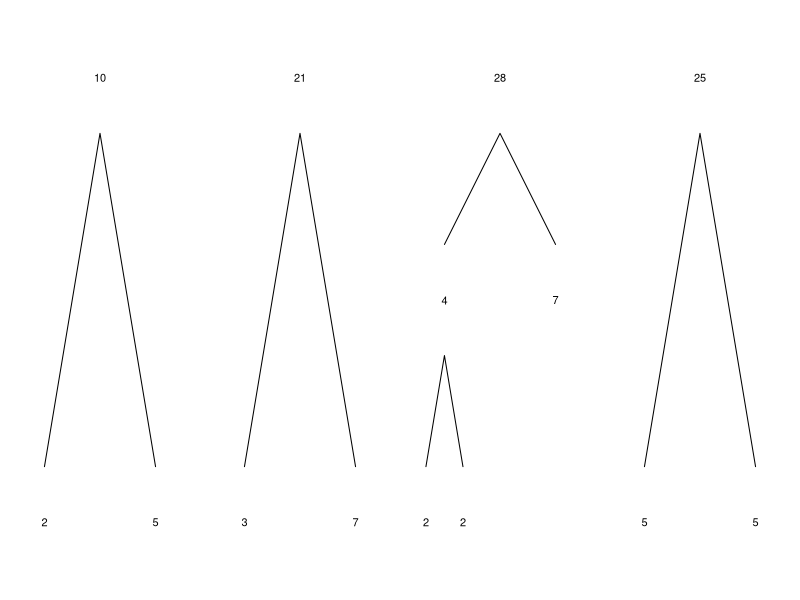

The R script that drew this image:
## ---- chunk 1
par(mar=c(0,0,0,0),mfrow=c(1,4))
plot(0,0,"n",xlim=c(0,1),ylim=c(0,1),axes=F,ann=F)
text(0.5,0.9,10)
text(0.2,0.1,2)
text(0.8,0.1,5)
lines(c(0.2,0.5,0.8),c(0.2,0.8,0.2))

plot(0,0,"n",xlim=c(0,1),ylim=c(0,1),axes=F,ann=F)
text(0.5,0.9,21)
text(0.2,0.1,3)
text(0.8,0.1,7)
lines(c(0.2,0.5,0.8),c(0.2,0.8,0.2))

plot(0,0,"n",xlim=c(0,1),ylim=c(0,1),axes=F,ann=F)
text(0.5,0.9,28)
text(0.2,0.5,4)
text(0.8,0.5,7)
text(0.1,0.1,2)
text(0.3,0.1,2)
lines(c(0.2,0.5,0.8),c(0.6,0.8,0.6))
lines(c(0.1,0.2,0.3),c(0.2,0.4,0.2))

plot(0,0,"n",xlim=c(0,1),ylim=c(0,1),axes=F,ann=F)
text(0.5,0.9,25)
text(0.2,0.1,5)
text(0.8,0.1,5)
lines(c(0.2,0.5,0.8),c(0.2,0.8,0.2))


# gettree = function(x){
#     facts = list()
#     for(i in 1:20){
#         if(x %/% 2 == 0){
#             facts[[i]] = c(2,round(x/2))
#             x = round(x/2)
#         } else if(x %/% 3 == 0) {
#             facts[[i]] = c(3,round(x/3))
#             x = round(x/3)
#         } else if(x %/% 5 == 0) {
#             facts[[i]] = c(5,round(x/5))
#             x = round(x/5)
#         } else if(x %/% 7 == 0) {
#             facts[[i]] = c(7,round(x/7))
#             x = round(x/7)
#         } else if(x %/% 11 == 0) {
#             facts[[i]] = c(11,round(x/11))
#             x = round(x/11)
#         } else if(x %/% 13 == 0) {
#             facts[[i]] = c(13,round(x/13))
#             x = round(x/13)
#         } else if(x %/% 17 == 0) {
#             facts[[i]] = c(17,round(x/17))
#             x = round(x/17)
#         } else {break}
#     }
#     return(facts)
# }
# plottree = function(x,facts){
#     par(mar=c(0,0,0,0))
#     plot(0,0,"n",xlim=c(0,1),ylim=c(0,1),axes=F,ann=F)
#     n = length(facts)
#     hsps = 3+n-1
#     vsps = n+1
#     hbs = seq(0,1,length.out=hsps+1)
#     vbs = seq(1,0,length.out=vsps+1)
#     hmids = (hbs[2:(hsps+1)]+hbs[1:hsps])/2
#     vmids = (vbs[2:(vsps+1)]+vbs[1:vsps])/2
# }

## ---- chunk 2
gcd2 <- function(a, b) {
  if (b == 0) a else Recall(b, a %% b)
}
gcd <- function(...) Reduce(gcd2, c(...))
primes = c(2,3,5,7,11,13)
ep = c(2,3,5)
while(T){
    na = sample(2:5,1)
    A = prod(c(sample(ep,na-1,T),sample(primes,1)))
    nb = sample(2:5,1)
    B = prod(c(sample(ep,nb-1,T),sample(primes,1)))
    nc = sample(2:5,1)
    C = prod(c(sample(ep,nc-1,T),sample(primes,1)))
    nd = sample(2:5,1)
    D = prod(c(sample(ep,nd-1,T),sample(primes,1)))
    ansnum = A*C/gcd(c(A*C,B*D))
    ansden = B*D/gcd(c(A*C,B*D))
    if(length(unique(c(A,B,C,D)))==4 && (A*C)!=(B*D) && gcd(c(A,B))==1 && gcd(c(C,D))==1 && gcd(A,D)>1 && gcd(B,C)>1 && max(c(A,B,C,D))<200 && ansnum<50 && ansden<50){break}
}
## ---- chunk 3
gcd2 <- function(a, b) {
  if (b == 0) a else Recall(b, a %% b)
}
gcd <- function(...) Reduce(gcd2, c(...))
primes = c(2,3,5,7,11,13)
ep = c(2,3,5)
while(T){
    na = sample(2:5,1)
    A = prod(c(sample(ep,na-1,T),sample(primes,1)))
    nb = sample(2:5,1)
    B = prod(c(sample(ep,nb-1,T),sample(primes,1)))
    nc = sample(2:5,1)
    C = prod(c(sample(ep,nc-1,T),sample(primes,1)))
    nd = sample(2:5,1)
    D = prod(c(sample(ep,nd-1,T),sample(primes,1)))
    ansnum = A*C/gcd(c(A*C,B*D))
    ansden = B*D/gcd(c(A*C,B*D))
    if(length(unique(c(A,B,C,D)))==4 && (A*C)!=(B*D) && gcd(c(A,B))==1 && gcd(c(C,D))==1 && gcd(A,D)>1 && gcd(B,C)>1 && max(c(A,B,C,D))<200 && ansnum<50 && ansden<50){break}
}
## ---- chunk 4
gcd2 <- function(a, b) {
  if (b == 0) a else Recall(b, a %% b)
}
gcd <- function(...) Reduce(gcd2, c(...))
primes = c(2,3,5,7,11,13)
ep = c(2,3,5)
while(T){
    na = sample(2:5,1)
    A = prod(c(sample(ep,na-1,T),sample(primes,1)))
    nb = sample(2:5,1)
    B = prod(c(sample(ep,nb-1,T),sample(primes,1)))
    nc = sample(2:5,1)
    C = prod(c(sample(ep,nc-1,T),sample(primes,1)))
    nd = sample(2:5,1)
    D = prod(c(sample(ep,nd-1,T),sample(primes,1)))
    ansnum = A*C/gcd(c(A*C,B*D))
    ansden = B*D/gcd(c(A*C,B*D))
    if(length(unique(c(A,B,C,D)))==4 && (A*C)!=(B*D) && gcd(c(A,B))==1 && gcd(c(C,D))==1 && gcd(A,D)>1 && gcd(B,C)>1 && max(c(A,B,C,D))<200 && ansnum<50 && ansden<50){break}
}
## ---- chunk 5
gcd2 <- function(a, b) {
  if (b == 0) a else Recall(b, a %% b)
}
gcd <- function(...) Reduce(gcd2, c(...))
primes = c(2,3,5,7,11,13)
ep = c(2,3,5)
while(T){
    na = sample(2:5,1)
    A = prod(c(sample(ep,na-1,T),sample(primes,1)))
    nb = sample(2:5,1)
    B = prod(c(sample(ep,nb-1,T),sample(primes,1)))
    nc = sample(2:5,1)
    C = prod(c(sample(ep,nc-1,T),sample(primes,1)))
    nd = sample(2:5,1)
    D = prod(c(sample(ep,nd-1,T),sample(primes,1)))
    ansnum = A*C/gcd(c(A*C,B*D))
    ansden = B*D/gcd(c(A*C,B*D))
    if(length(unique(c(A,B,C,D)))==4 && (A*C)!=(B*D) && gcd(c(A,B))==1 && gcd(c(C,D))==1 && gcd(A,D)>1 && gcd(B,C)>1 && max(c(A,B,C,D))<200 && ansnum<50 && ansden<50){break}
}
## ---- chunk 6
gcd2 <- function(a, b) {
  if (b == 0) a else Recall(b, a %% b)
}
gcd <- function(...) Reduce(gcd2, c(...))
primes = c(2,3,5,7,11,13)
ep = c(2,3,5)
while(T){
    na = sample(2:5,1)
    A = prod(c(sample(ep,na-1,T),sample(primes,1)))
    nb = sample(2:5,1)
    B = prod(c(sample(ep,nb-1,T),sample(primes,1)))
    nc = sample(2:5,1)
    C = prod(c(sample(ep,nc-1,T),sample(primes,1)))
    nd = sample(2:5,1)
    D = prod(c(sample(ep,nd-1,T),sample(primes,1)))
    ansnum = A*C/gcd(c(A*C,B*D))
    ansden = B*D/gcd(c(A*C,B*D))
    if(length(unique(c(A,B,C,D)))==4 && (A*C)!=(B*D) && gcd(c(A,B))==1 && gcd(c(C,D))==1 && gcd(A,D)>1 && gcd(B,C)>1 && max(c(A,B,C,D))<200 && ansnum<50 && ansden<50){break}
}
## ---- chunk 7
gcd2 <- function(a, b) {
  if (b == 0) a else Recall(b, a %% b)
}
gcd <- function(...) Reduce(gcd2, c(...))
primes = c(2,3,5,7,11,13)
ep = c(2,3,5)
while(T){
    na = sample(2:5,1)
    A = prod(c(sample(ep,na-1,T),sample(primes,1)))
    nb = sample(2:5,1)
    B = prod(c(sample(ep,nb-1,T),sample(primes,1)))
    nc = sample(2:5,1)
    C = prod(c(sample(ep,nc-1,T),sample(primes,1)))
    nd = sample(2:5,1)
    D = prod(c(sample(ep,nd-1,T),sample(primes,1)))
    ansnum = A*C/gcd(c(A*C,B*D))
    ansden = B*D/gcd(c(A*C,B*D))
    if(length(unique(c(A,B,C,D)))==4 && (A*C)!=(B*D) && gcd(c(A,B))==1 && gcd(c(C,D))==1 && gcd(A,D)>1 && gcd(B,C)>1 && max(c(A,B,C,D))<200 && ansnum<50 && ansden<50){break}
}
## ---- chunk 8
gcd2 <- function(a, b) {
  if (b == 0) a else Recall(b, a %% b)
}
gcd <- function(...) Reduce(gcd2, c(...))
primes = c(2,3,5,7,11,13)
ep = c(2,3,5)
while(T){
    na = sample(2:5,1)
    A = prod(c(sample(ep,na-1,T),sample(primes,1)))
    nb = sample(2:5,1)
    B = prod(c(sample(ep,nb-1,T),sample(primes,1)))
    nc = sample(2:5,1)
    C = prod(c(sample(ep,nc-1,T),sample(primes,1)))
    nd = sample(2:5,1)
    D = prod(c(sample(ep,nd-1,T),sample(primes,1)))
    ansnum = A*C/gcd(c(A*C,B*D))
    ansden = B*D/gcd(c(A*C,B*D))
    if(length(unique(c(A,B,C,D)))==4 && (A*C)!=(B*D) && gcd(c(A,B))==1 && gcd(c(C,D))==1 && gcd(A,D)>1 && gcd(B,C)>1 && max(c(A,B,C,D))<200 && ansnum<50 && ansden<50){break}
}
